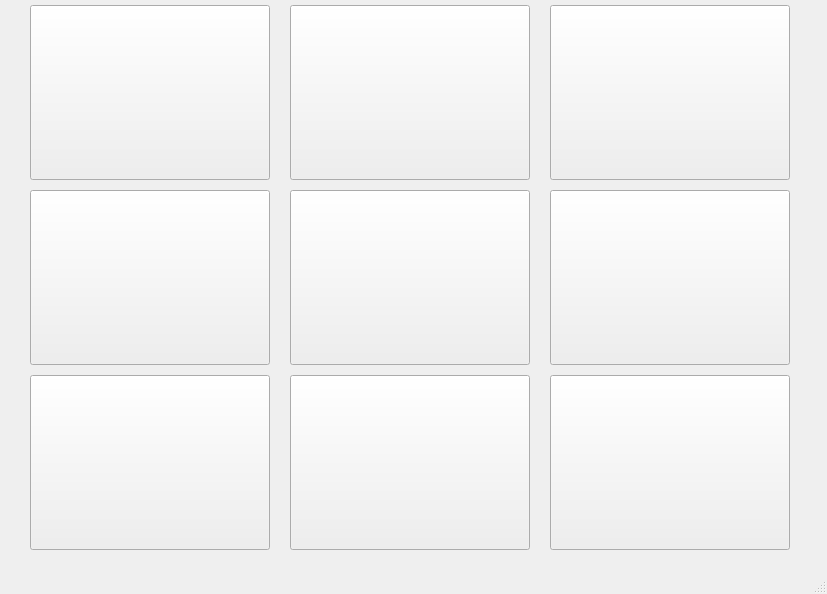
<?xml version="1.0" encoding="UTF-8"?>
<ui version="4.0">
 <class>MainWindow</class>
 <widget class="QMainWindow" name="MainWindow">
  <property name="geometry">
   <rect>
    <x>0</x>
    <y>0</y>
    <width>827</width>
    <height>594</height>
   </rect>
  </property>
  <property name="windowTitle">
   <string>MainWindow</string>
  </property>
  <widget class="QWidget" name="centralwidget">
   <widget class="QPushButton" name="pushButton_7">
    <property name="geometry">
     <rect>
      <x>30</x>
      <y>375</y>
      <width>240</width>
      <height>175</height>
     </rect>
    </property>
    <property name="font">
     <font>
      <pointsize>100</pointsize>
      <bold>true</bold>
     </font>
    </property>
    <property name="text">
     <string/>
    </property>
   </widget>
   <widget class="QPushButton" name="pushButton_8">
    <property name="geometry">
     <rect>
      <x>290</x>
      <y>375</y>
      <width>240</width>
      <height>175</height>
     </rect>
    </property>
    <property name="font">
     <font>
      <pointsize>100</pointsize>
      <bold>true</bold>
     </font>
    </property>
    <property name="text">
     <string/>
    </property>
   </widget>
   <widget class="QPushButton" name="pushButton_9">
    <property name="geometry">
     <rect>
      <x>550</x>
      <y>375</y>
      <width>240</width>
      <height>175</height>
     </rect>
    </property>
    <property name="font">
     <font>
      <pointsize>100</pointsize>
      <bold>true</bold>
     </font>
    </property>
    <property name="text">
     <string/>
    </property>
   </widget>
   <widget class="QPushButton" name="pushButton_6">
    <property name="geometry">
     <rect>
      <x>550</x>
      <y>190</y>
      <width>240</width>
      <height>175</height>
     </rect>
    </property>
    <property name="font">
     <font>
      <pointsize>100</pointsize>
      <bold>true</bold>
     </font>
    </property>
    <property name="text">
     <string/>
    </property>
   </widget>
   <widget class="QPushButton" name="pushButton_5">
    <property name="geometry">
     <rect>
      <x>290</x>
      <y>190</y>
      <width>240</width>
      <height>175</height>
     </rect>
    </property>
    <property name="font">
     <font>
      <pointsize>100</pointsize>
      <bold>true</bold>
     </font>
    </property>
    <property name="text">
     <string/>
    </property>
   </widget>
   <widget class="QPushButton" name="pushButton_4">
    <property name="geometry">
     <rect>
      <x>30</x>
      <y>190</y>
      <width>240</width>
      <height>175</height>
     </rect>
    </property>
    <property name="font">
     <font>
      <pointsize>100</pointsize>
      <bold>true</bold>
     </font>
    </property>
    <property name="text">
     <string/>
    </property>
   </widget>
   <widget class="QPushButton" name="pushButton_3">
    <property name="geometry">
     <rect>
      <x>550</x>
      <y>5</y>
      <width>240</width>
      <height>175</height>
     </rect>
    </property>
    <property name="font">
     <font>
      <pointsize>100</pointsize>
      <bold>true</bold>
     </font>
    </property>
    <property name="text">
     <string/>
    </property>
   </widget>
   <widget class="QPushButton" name="pushButton_2">
    <property name="geometry">
     <rect>
      <x>290</x>
      <y>5</y>
      <width>240</width>
      <height>175</height>
     </rect>
    </property>
    <property name="font">
     <font>
      <pointsize>100</pointsize>
      <bold>true</bold>
     </font>
    </property>
    <property name="text">
     <string/>
    </property>
   </widget>
   <widget class="QPushButton" name="pushButton_1">
    <property name="geometry">
     <rect>
      <x>30</x>
      <y>5</y>
      <width>240</width>
      <height>175</height>
     </rect>
    </property>
    <property name="font">
     <font>
      <pointsize>100</pointsize>
      <bold>true</bold>
     </font>
    </property>
    <property name="text">
     <string/>
    </property>
   </widget>
  </widget>
  <widget class="QMenuBar" name="menubar">
   <property name="geometry">
    <rect>
     <x>0</x>
     <y>0</y>
     <width>827</width>
     <height>20</height>
    </rect>
   </property>
  </widget>
  <widget class="QStatusBar" name="statusbar"/>
 </widget>
 <resources/>
 <connections/>
</ui>
